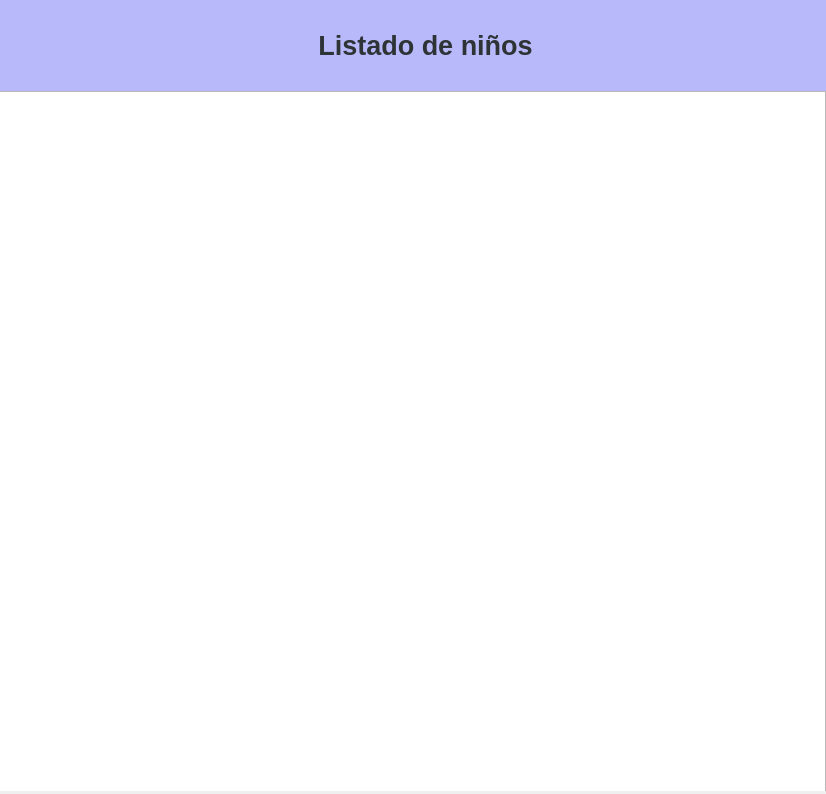
<?xml version="1.0" encoding="UTF-8"?>
<ui version="4.0">
 <class>Form</class>
 <widget class="QWidget" name="Form">
  <property name="geometry">
   <rect>
    <x>0</x>
    <y>0</y>
    <width>826</width>
    <height>794</height>
   </rect>
  </property>
  <property name="windowTitle">
   <string>Form</string>
  </property>
  <widget class="QFrame" name="frame">
   <property name="geometry">
    <rect>
     <x>0</x>
     <y>0</y>
     <width>828</width>
     <height>91</height>
    </rect>
   </property>
   <property name="frameShape">
    <enum>QFrame::StyledPanel</enum>
   </property>
   <property name="frameShadow">
    <enum>QFrame::Raised</enum>
   </property>
   <property name="lineWidth">
    <number>0</number>
   </property>
   <widget class="QLabel" name="titulo">
    <property name="geometry">
     <rect>
      <x>-15</x>
      <y>0</y>
      <width>881</width>
      <height>91</height>
     </rect>
    </property>
    <property name="minimumSize">
     <size>
      <width>0</width>
      <height>91</height>
     </size>
    </property>
    <property name="maximumSize">
     <size>
      <width>16777215</width>
      <height>91</height>
     </size>
    </property>
    <property name="font">
     <font>
      <family>Ubuntu</family>
      <pointsize>20</pointsize>
      <weight>75</weight>
      <italic>false</italic>
      <bold>true</bold>
     </font>
    </property>
    <property name="styleSheet">
     <string notr="true">background-color: rgba(183, 184, 250, 252)</string>
    </property>
    <property name="frameShape">
     <enum>QFrame::NoFrame</enum>
    </property>
    <property name="frameShadow">
     <enum>QFrame::Plain</enum>
    </property>
    <property name="text">
     <string>&lt;html&gt;&lt;head/&gt;&lt;body&gt;&lt;p align=&quot;center&quot;&gt;&lt;span style=&quot; color:#2e3436;&quot;&gt;Listado de niños&lt;/span&gt;&lt;/p&gt;&lt;/body&gt;&lt;/html&gt;</string>
    </property>
   </widget>
  </widget>
  <widget class="QFrame" name="frame_2">
   <property name="geometry">
    <rect>
     <x>0</x>
     <y>91</y>
     <width>828</width>
     <height>700</height>
    </rect>
   </property>
   <property name="frameShape">
    <enum>QFrame::StyledPanel</enum>
   </property>
   <property name="frameShadow">
    <enum>QFrame::Raised</enum>
   </property>
   <widget class="QTableWidget" name="tableWidget">
    <property name="geometry">
     <rect>
      <x>-5</x>
      <y>0</y>
      <width>831</width>
      <height>701</height>
     </rect>
    </property>
   </widget>
  </widget>
 </widget>
 <resources/>
 <connections/>
</ui>
